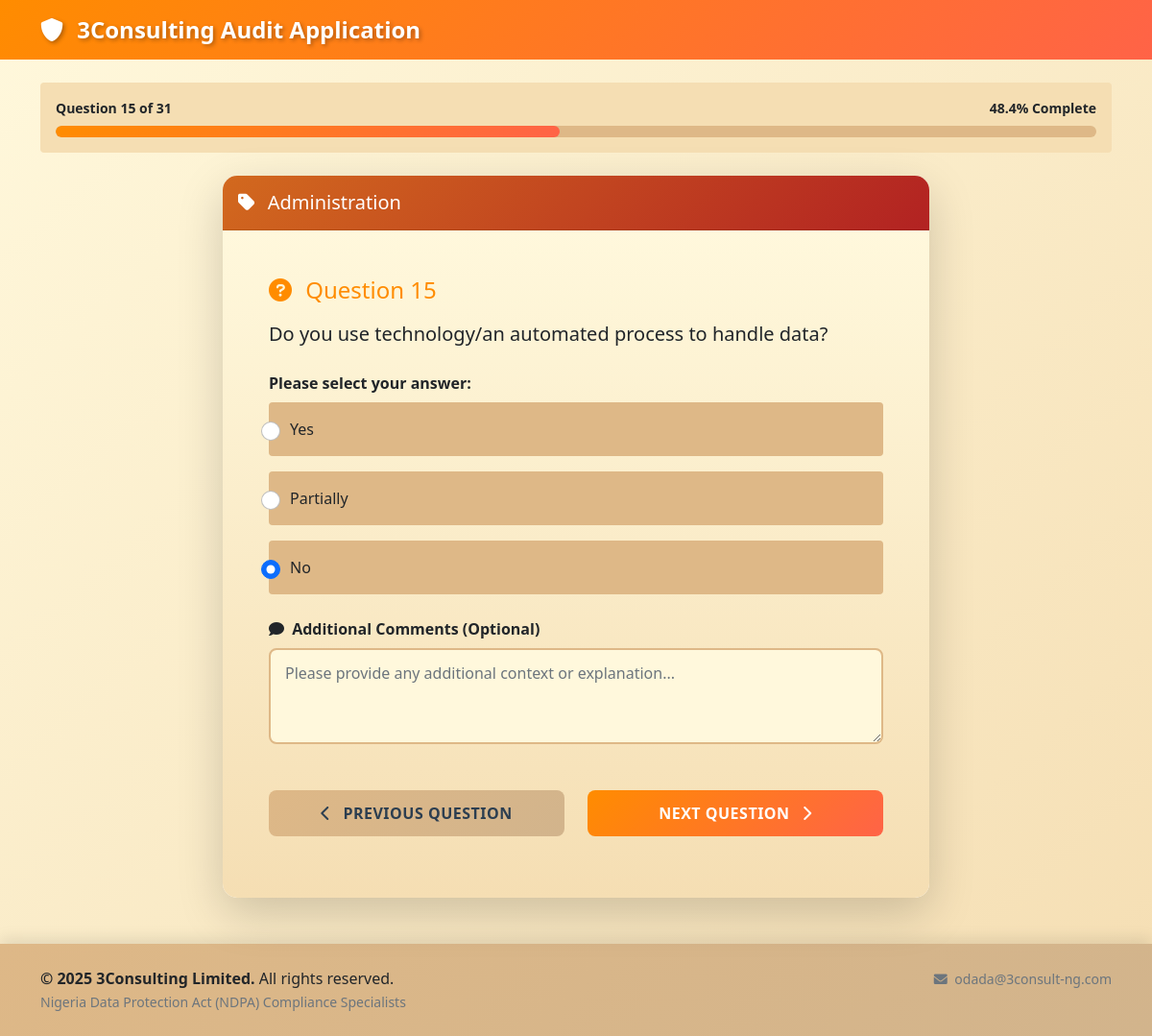
Page /question/15 (signed in) on the committed database.
### models.py (models this page shows)
class Question(db.Model):
    id = db.Column(db.Integer, primary_key=True)
    category = db.Column(db.String(100), nullable=False)
    question_text = db.Column(db.Text, nullable=False)
    question_type = db.Column(db.String(50), nullable=False)  # 'multiple_choice', 'file_upload'
    options = db.Column(db.Text)  # JSON string for multiple choice options
    requires_file = db.Column(db.Boolean, default=False)
    order_num = db.Column(db.Integer, nullable=False)
    responses = db.relationship('Response', backref='question', lazy=True)

class Response(db.Model):
    id = db.Column(db.Integer, primary_key=True)
    user_id = db.Column(db.Integer, db.ForeignKey('user.id'), nullable=False)
    question_id = db.Column(db.Integer, db.ForeignKey('question.id'), nullable=False)
    answer = db.Column(db.Text)
    comment = db.Column(db.Text)
    file_path = db.Column(db.String(500))
    created_at = db.Column(db.DateTime, default=datetime.utcnow)

### routes.py (the view)
@app.route('/question/<int:question_id>')
def question(question_id):
    if 'user_id' not in session:
        return redirect(url_for('login'))
    question = Question.query.get_or_404(question_id)
    user_id = session['user_id']
    existing_response = Response.query.filter_by(user_id=user_id, question_id=question_id).first()
    total_questions = Question.query.count()
    current_position = Question.query.filter(Question.order_num <= question.order_num).count()
    next_question = Question.query.filter(Question.order_num > question.order_num).order_by(Question.order_num).first()
    prev_question = Question.query.filter(Question.order_num < question.order_num).order_by(Question.order_num.desc()).first()
    return render_template('question.html',
                         question=question,
                         existing_response=existing_response,
                         total_questions=total_questions,
                         current_position=current_position,
                         next_question=next_question,
                         prev_question=prev_question)

### routes.py (called while the page is built)
@app.template_filter('from_json')
def from_json_filter(value):
    try:
        return json.loads(value) if value else []
    except:
        return []

@app.context_processor
def utility_processor():
    return dict(enumerate=enumerate)

### templates/question.html (shortened to what this page needs)
{% extends "base.html" %}
{% block content %}
<div class="row mb-4">
    <div class="col-12">
        <div class="card border-0" style="background-color: #F5DEB3;">
            <div class="card-body py-3">
                <div class="d-flex justify-content-between align-items-center mb-2">
                    <small class="text-dark fw-bold">Question {{ current_position }} of {{ total_questions }}</small>
                    <small class="text-dark fw-bold">{{ ((current_position / total_questions) * 100) | round(1) }}% Complete</small>
                </div>
                <div class="progress" style="height: 12px;">
                    <div class="progress-bar" role="progressbar"
                         style="width: {{ (current_position / total_questions) * 100 }}%; background: linear-gradient(135deg, #FF8C00, #FF6347);"></div>
                </div>
            </div>
        </div>
    </div>
</div>
<div class="row justify-content-center">
    <div class="col-lg-8">
        <div class="card shadow-lg border-0 audit-card">
            <div class="card-header text-white py-3" style="background: linear-gradient(135deg, #D2691E, #B22222);">
                <h5 class="mb-0">
                    <i class="fas fa-tag me-2"></i>
                    {{ question.category }}
                </h5>
            </div>
            <div class="card-body p-5" style="background: linear-gradient(to bottom, #FFF8DC, #F5DEB3);">
                <form method="POST" action="{{ url_for('submit_answer') }}" enctype="multipart/form-data">
                    <div class="mb-4">
                        <h4 class="mb-3" style="color: #FF8C00;">
                            <i class="fas fa-question-circle me-2"></i>
                            Question {{ current_position }}
                        </h4>
                        <p class="lead text-dark">{{ question.question_text }}</p>
                    </div>
                    {% if question.question_type == 'multiple_choice' %}
                        <div class="mb-4">
                            <label class="form-label fw-bold text-dark">Please select your answer:</label>
                            {% set options = question.options | from_json %}
                            {% for option in options %}
                                <div class="form-check mb-3 p-3 rounded" style="background-color: #DEB887;">
                                    <input class="form-check-input audit-radio" type="radio" name="answer"
                                           id="option_{{ loop.index }}" value="{{ option }}"
                                           {% if existing_response and existing_response.answer == option %}checked{% endif %} required>
                                    <label class="form-check-label text-dark fw-medium" for="option_{{ loop.index }}">
                                        {{ option }}
                                    </label>
                                </div>
                            {% endfor %}
                        </div>
                    {% endif %}
                    <div class="mb-4">
                        <label for="comment" class="form-label fw-bold text-dark">
                            <i class="fas fa-comment me-1"></i>
                            Additional Comments (Optional)
                        </label>
                        <textarea class="form-control audit-textarea" id="comment" name="comment" rows="3"
                                  placeholder="Please provide any additional context or explanation...">{% if existing_response %}{{ existing_response.comment }}{% endif %}</textarea>
                    </div>
                    <div class="row mt-5">
                        <div class="col-md-6 mb-3">
                            {% if prev_question %}
                                <a href="{{ url_for('question', question_id=prev_question.id) }}"
                                   class="btn w-100 audit-btn-secondary">
                                    <i class="fas fa-chevron-left me-2"></i>
                                    Previous Question
                                </a>
                            {% else %}
                                <div class="text-muted text-center p-3">
                                    <i class="fas fa-info-circle me-1"></i>
                                    This is the first question
                                </div>
                            {% endif %}
                        </div>
                        <div class="col-md-6">
                            <button type="submit" class="btn w-100 audit-btn-primary">
                                {% if next_question %}
                                    Next Question
                                    <i class="fas fa-chevron-right ms-2"></i>
                                {% else %}
                                    Complete Audit
                                    <i class="fas fa-check ms-2"></i>
                                {% endif %}
                            </button>
                        </div>
                    </div>
                </form>
            </div>
        </div>
    </div>
</div>
{% endblock %}

### static/css/style.css (style rules this page uses)
:root { --primary-orange: #FF8C00; --light-orange: #FFD700; --beige: #F5DEB3; --dark-beige: #DEB887; --darker-beige: #D2B48C; --cream: #FFF8DC; --dark-orange: #FF6347; --gradient-primary: linear-gradient(135deg, #FF8C00, #FF6347); --gradient-secondary: linear-gradient(135deg, #DEB887, #D2B48C); --gradient-light: linear-gradient(to bottom, #FFF8DC, #F5DEB3); }
body { font-family: 'Segoe UI', Tahoma, Geneva, Verdana, sans-serif; background: linear-gradient(to bottom right, #FFF8DC, #F5DEB3); min-height: 100vh; }
.audit-card { border-radius: 15px; overflow: hidden; box-shadow: 0 10px 30px rgba(255, 140, 0, 0.2); transition: transform 0.3s ease, box-shadow 0.3s ease; }
.audit-btn-primary { background: var(--gradient-primary); border: none; color: white; font-weight: 600; padding: 12px 24px; border-radius: 8px; transition: all 0.3s ease; text-transform: uppercase; letter-spacing: 0.5px; }
.audit-btn-secondary { background: var(--gradient-secondary); border: none; color: #2C3E50; font-weight: 600; padding: 12px 24px; border-radius: 8px; transition: all 0.3s ease; text-transform: uppercase; letter-spacing: 0.5px; }
.audit-textarea { border: 2px solid #DEB887; border-radius: 8px; padding: 12px 15px; font-size: 16px; background-color: #FFF8DC; resize: vertical; min-height: 100px; transition: all 0.3s ease; }
.audit-radio { width: 20px; height: 20px; margin-right: 10px; accent-color: #FF8C00; }
.progress { background-color: #DEB887; border-radius: 10px; overflow: hidden; }
.progress-bar { border-radius: 10px; transition: width 0.6s ease; }

### rows in the picture
Question: category "Administration", question_text "Do you use technology/an automated process to handle data?"
Response: answer "☐ Yes" "☐ Partially" "☑ No"

### other values in the picture
{{ current_position }} "15"
{{ total_questions }} "31"
{{ ((current_position / total_questions) * 100) | round(1) }} "48.4"
{{ option }} "Yes" "Partially" "No"
